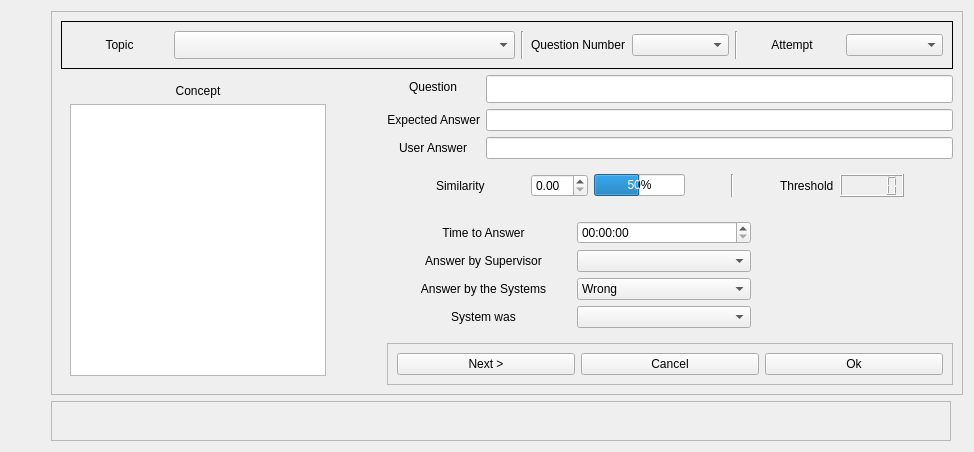
          <widget class="QWidget" name="tab_17">
           <attribute name="title">
            <string>Topics Validation</string>
           </attribute>
           <layout class="QGridLayout" name="gridLayout_60">
            <item row="1" column="0">
             <spacer name="horizontalSpacer_29">
              <property name="orientation">
               <enum>Qt::Horizontal</enum>
              </property>
              <property name="sizeHint" stdset="0">
               <size>
                <width>40</width>
                <height>20</height>
               </size>
              </property>
             </spacer>
            </item>
            <item row="0" column="1" rowspan="2" colspan="3">
             <widget class="QFrame" name="frame_75">
              <property name="frameShape">
               <enum>QFrame::StyledPanel</enum>
              </property>
              <property name="frameShadow">
               <enum>QFrame::Raised</enum>
              </property>
              <layout class="QGridLayout" name="gridLayout_61">
               <item row="1" column="2" colspan="3">
                <layout class="QFormLayout" name="formLayout_2">
                 <property name="fieldGrowthPolicy">
                  <enum>QFormLayout::AllNonFixedFieldsGrow</enum>
                 </property>
                 <property name="labelAlignment">
                  <set>Qt::AlignCenter</set>
                 </property>
                 <property name="formAlignment">
                  <set>Qt::AlignHCenter|Qt::AlignTop</set>
                 </property>
                 <item row="0" column="0">
                  <widget class="QLabel" name="label_185">
                   <property name="text">
                    <string>Question</string>
                   </property>
                   <property name="alignment">
                    <set>Qt::AlignRight|Qt::AlignTrailing|Qt::AlignVCenter</set>
                   </property>
                  </widget>
                 </item>
                 <item row="0" column="1">
                  <widget class="QLineEdit" name="eval_quest_lineEdit">
                   <property name="minimumSize">
                    <size>
                     <width>425</width>
                     <height>28</height>
                    </size>
                   </property>
                  </widget>
                 </item>
                 <item row="1" column="0">
                  <widget class="QLabel" name="label_186">
                   <property name="text">
                    <string>Expected Answer</string>
                   </property>
                   <property name="alignment">
                    <set>Qt::AlignRight|Qt::AlignTrailing|Qt::AlignVCenter</set>
                   </property>
                  </widget>
                 </item>
                 <item row="1" column="1">
                  <widget class="QLineEdit" name="eval_exp_lineEdit"/>
                 </item>
                 <item row="2" column="0">
                  <widget class="QLabel" name="label_187">
                   <property name="text">
                    <string>User Answer</string>
                   </property>
                   <property name="alignment">
                    <set>Qt::AlignCenter</set>
                   </property>
                  </widget>
                 </item>
                 <item row="2" column="1">
                  <widget class="QLineEdit" name="eval_gave_ans_lineEdit"/>
                 </item>
                 <item row="3" column="0" colspan="2">
                  <widget class="QWidget" name="widget_87" native="true">
                   <layout class="QHBoxLayout" name="horizontalLayout_24">
                    <item>
                     <spacer name="horizontalSpacer_24">
                      <property name="orientation">
                       <enum>Qt::Horizontal</enum>
                      </property>
                      <property name="sizeHint" stdset="0">
                       <size>
                        <width>40</width>
                        <height>20</height>
                       </size>
                      </property>
                     </spacer>
                    </item>
                    <item>
                     <widget class="QLabel" name="label_146">
                      <property name="text">
                       <string>Similarity</string>
                      </property>
                     </widget>
                    </item>
                    <item>
                     <spacer name="horizontalSpacer_20">
                      <property name="orientation">
                       <enum>Qt::Horizontal</enum>
                      </property>
                      <property name="sizeHint" stdset="0">
                       <size>
                        <width>40</width>
                        <height>20</height>
                       </size>
                      </property>
                     </spacer>
                    </item>
                    <item>
                     <widget class="QDoubleSpinBox" name="eval_dist_doubleSpinBox"/>
                    </item>
                    <item>
                     <widget class="QProgressBar" name="eval_dist_progressBar">
                      <property name="value">
                       <number>50</number>
                      </property>
                     </widget>
                    </item>
                    <item>
                     <spacer name="horizontalSpacer_22">
                      <property name="orientation">
                       <enum>Qt::Horizontal</enum>
                      </property>
                      <property name="sizeHint" stdset="0">
                       <size>
                        <width>40</width>
                        <height>20</height>
                       </size>
                      </property>
                     </spacer>
                    </item>
                    <item>
                     <widget class="Line" name="line_13">
                      <property name="orientation">
                       <enum>Qt::Vertical</enum>
                      </property>
                     </widget>
                    </item>
                    <item>
                     <spacer name="horizontalSpacer_21">
                      <property name="orientation">
                       <enum>Qt::Horizontal</enum>
                      </property>
                      <property name="sizeHint" stdset="0">
                       <size>
                        <width>40</width>
                        <height>20</height>
                       </size>
                      </property>
                     </spacer>
                    </item>
                    <item>
                     <widget class="QLabel" name="label_147">
                      <property name="text">
                       <string>Threshold</string>
                      </property>
                     </widget>
                    </item>
                    <item>
                     <widget class="QLCDNumber" name="eval_lcdNumber"/>
                    </item>
                    <item>
                     <spacer name="horizontalSpacer_23">
                      <property name="orientation">
                       <enum>Qt::Horizontal</enum>
                      </property>
                      <property name="sizeHint" stdset="0">
                       <size>
                        <width>40</width>
                        <height>20</height>
                       </size>
                      </property>
                     </spacer>
                    </item>
                   </layout>
                  </widget>
                 </item>
                </layout>
               </item>
               <item row="0" column="0" colspan="5">
                <widget class="QFrame" name="horizontalFrame">
                 <property name="frameShape">
                  <enum>QFrame::Panel</enum>
                 </property>
                 <layout class="QHBoxLayout" name="horizontalLayout_17">
                  <item>
                   <widget class="QLabel" name="label_165">
                    <property name="text">
                     <string>Topic</string>
                    </property>
                    <property name="alignment">
                     <set>Qt::AlignCenter</set>
                    </property>
                   </widget>
                  </item>
                  <item>
                   <widget class="QComboBox" name="eval_topic_comboBox">
                    <property name="minimumSize">
                     <size>
                      <width>341</width>
                      <height>28</height>
                     </size>
                    </property>
                    <property name="editable">
                     <bool>false</bool>
                    </property>
                   </widget>
                  </item>
                  <item>
                   <widget class="Line" name="line_16">
                    <property name="orientation">
                     <enum>Qt::Vertical</enum>
                    </property>
                   </widget>
                  </item>
                  <item>
                   <widget class="QLabel" name="label_182">
                    <property name="text">
                     <string>Question Number</string>
                    </property>
                    <property name="alignment">
                     <set>Qt::AlignCenter</set>
                    </property>
                   </widget>
                  </item>
                  <item>
                   <widget class="QComboBox" name="eval_questions_comboBox"/>
                  </item>
                  <item>
                   <widget class="Line" name="line_17">
                    <property name="orientation">
                     <enum>Qt::Vertical</enum>
                    </property>
                   </widget>
                  </item>
                  <item>
                   <widget class="QLabel" name="label_183">
                    <property name="text">
                     <string>Attempt</string>
                    </property>
                    <property name="alignment">
                     <set>Qt::AlignCenter</set>
                    </property>
                   </widget>
                  </item>
                  <item>
                   <widget class="QComboBox" name="eval_att_comboBox"/>
                  </item>
                 </layout>
                </widget>
               </item>
               <item row="1" column="0" rowspan="4">
                <widget class="QFrame" name="verticalFrame">
                 <property name="minimumSize">
                  <size>
                   <width>258</width>
                   <height>218</height>
                  </size>
                 </property>
                 <layout class="QVBoxLayout" name="verticalLayout_15">
                  <item>
                   <widget class="QLabel" name="label_184">
                    <property name="maximumSize">
                     <size>
                      <width>256</width>
                      <height>18</height>
                     </size>
                    </property>
                    <property name="text">
                     <string>Concept</string>
                    </property>
                    <property name="alignment">
                     <set>Qt::AlignCenter</set>
                    </property>
                   </widget>
                  </item>
                  <item>
                   <widget class="QTextEdit" name="eval_concept_textField">
                    <property name="maximumSize">
                     <size>
                      <width>11111</width>
                      <height>11111</height>
                     </size>
                    </property>
                   </widget>
                  </item>
                 </layout>
                </widget>
               </item>
               <item row="4" column="1">
                <spacer name="horizontalSpacer_30">
                 <property name="orientation">
                  <enum>Qt::Horizontal</enum>
                 </property>
                 <property name="sizeHint" stdset="0">
                  <size>
                   <width>40</width>
                   <height>20</height>
                  </size>
                 </property>
                </spacer>
               </item>
               <item row="2" column="4">
                <widget class="QLabel" name="label_192">
                 <property name="text">
                  <string/>
                 </property>
                 <property name="pixmap">
                  <pixmap resource="imgs.qrc">:/imgs/no-image-icon-11.PNG</pixmap>
                 </property>
                 <property name="scaledContents">
                  <bool>true</bool>
                 </property>
                </widget>
               </item>
               <item row="2" column="2" rowspan="2" colspan="2">
                <widget class="QWidget" name="widget_4" native="true">
                 <layout class="QGridLayout" name="gridLayout_8">
                  <item row="2" column="1">
                   <widget class="QComboBox" name="eval_ans_sup_comboBox">
                    <property name="currentIndex">
                     <number>-1</number>
                    </property>
                    <item>
                     <property name="text">
                      <string>Wrong</string>
                     </property>
                     <property name="icon">
                      <iconset>
                       <selectedon>:/imgs/wrong.png</selectedon>
                      </iconset>
                     </property>
                    </item>
                    <item>
                     <property name="text">
                      <string>Correct</string>
                     </property>
                     <property name="icon">
                      <iconset>
                       <selectedon>:/imgs/correct.jpg</selectedon>
                      </iconset>
                     </property>
                    </item>
                    <item>
                     <property name="text">
                      <string/>
                     </property>
                    </item>
                   </widget>
                  </item>
                  <item row="3" column="0">
                   <widget class="QLabel" name="label_188">
                    <property name="text">
                     <string>Answer by the Systems</string>
                    </property>
                    <property name="alignment">
                     <set>Qt::AlignCenter</set>
                    </property>
                   </widget>
                  </item>
                  <item row="3" column="1">
                   <widget class="QComboBox" name="eval_ans_sys_comboBox">
                    <item>
                     <property name="text">
                      <string>Wrong</string>
                     </property>
                     <property name="icon">
                      <iconset>
                       <selectedon>:/imgs/wrong.png</selectedon>
                      </iconset>
                     </property>
                    </item>
                    <item>
                     <property name="text">
                      <string>Correct</string>
                     </property>
                     <property name="icon">
                      <iconset>
                       <selectedon>:/imgs/correct.jpg</selectedon>
                      </iconset>
                     </property>
                    </item>
                   </widget>
                  </item>
                  <item row="5" column="0">
                   <widget class="QLabel" name="label_190">
                    <property name="text">
                     <string>System was</string>
                    </property>
                    <property name="alignment">
                     <set>Qt::AlignCenter</set>
                    </property>
                   </widget>
                  </item>
                  <item row="5" column="1">
                   <widget class="QComboBox" name="eval_sys_was_comboBox">
                    <property name="currentIndex">
                     <number>-1</number>
                    </property>
                    <item>
                     <property name="text">
                      <string>Wrong</string>
                     </property>
                     <property name="icon">
                      <iconset>
                       <selectedon>:/imgs/wrong.png</selectedon>
                      </iconset>
                     </property>
                    </item>
                    <item>
                     <property name="text">
                      <string>Correct</string>
                     </property>
                     <property name="icon">
                      <iconset>
                       <selectedon>:/imgs/correct.jpg</selectedon>
                      </iconset>
                     </property>
                    </item>
                    <item>
                     <property name="text">
                      <string/>
                     </property>
                    </item>
                   </widget>
                  </item>
                  <item row="2" column="0">
                   <widget class="QLabel" name="label_189">
                    <property name="text">
                     <string>Answer by Supervisor</string>
                    </property>
                    <property name="alignment">
                     <set>Qt::AlignCenter</set>
                    </property>
                   </widget>
                  </item>
                  <item row="1" column="0">
                   <widget class="QLabel" name="label_191">
                    <property name="text">
                     <string>Time to Answer</string>
                    </property>
                    <property name="alignment">
                     <set>Qt::AlignCenter</set>
                    </property>
                   </widget>
                  </item>
                  <item row="1" column="1">
                   <widget class="QTimeEdit" name="eval_time2ans"/>
                  </item>
                 </layout>
                </widget>
               </item>
               <item row="4" column="2" colspan="3">
                <widget class="QFrame" name="frame_6">
                 <property name="frameShape">
                  <enum>QFrame::StyledPanel</enum>
                 </property>
                 <property name="frameShadow">
                  <enum>QFrame::Raised</enum>
                 </property>
                 <layout class="QHBoxLayout" name="horizontalLayout_20">
                  <item>
                   <widget class="QPushButton" name="eval_next_pushButton">
                    <property name="text">
                     <string>Next &gt;</string>
                    </property>
                   </widget>
                  </item>
                  <item>
                   <widget class="QPushButton" name="eval_cancel_button">
                    <property name="text">
                     <string>Cancel</string>
                    </property>
                   </widget>
                  </item>
                  <item>
                   <widget class="QPushButton" name="eval_ok_button">
                    <property name="text">
                     <string>Ok</string>
                    </property>
                   </widget>
                  </item>
                 </layout>
                </widget>
               </item>
              </layout>
             </widget>
            </item>
            <item row="2" column="1">
             <widget class="QFrame" name="frame_57">
              <property name="frameShape">
               <enum>QFrame::StyledPanel</enum>
              </property>
              <property name="frameShadow">
               <enum>QFrame::Raised</enum>
              </property>
              <layout class="QHBoxLayout" name="horizontalLayout_9">
               <item>
                <spacer name="horizontalSpacer_36">
                 <property name="orientation">
                  <enum>Qt::Horizontal</enum>
                 </property>
                 <property name="sizeHint" stdset="0">
                  <size>
                   <width>40</width>
                   <height>20</height>
                  </size>
                 </property>
                </spacer>
               </item>
              </layout>
             </widget>
            </item>
           </layout>
          </widget>
